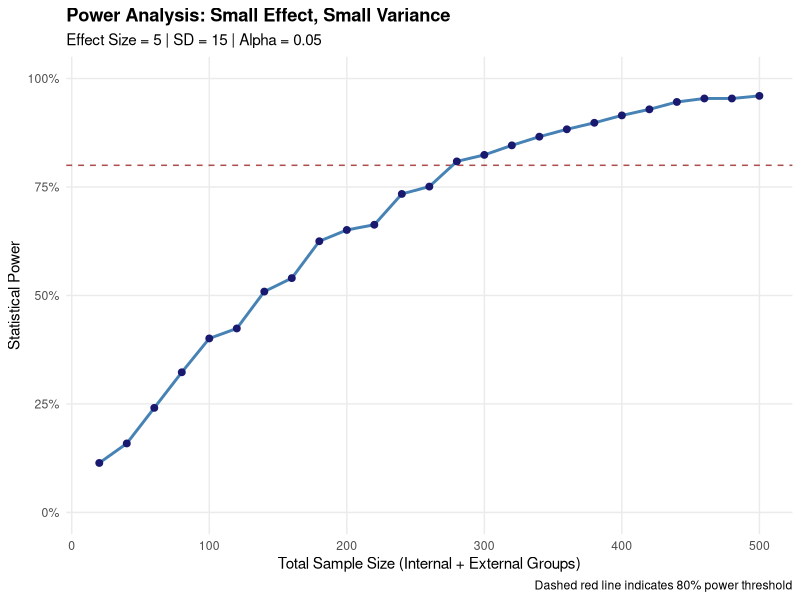
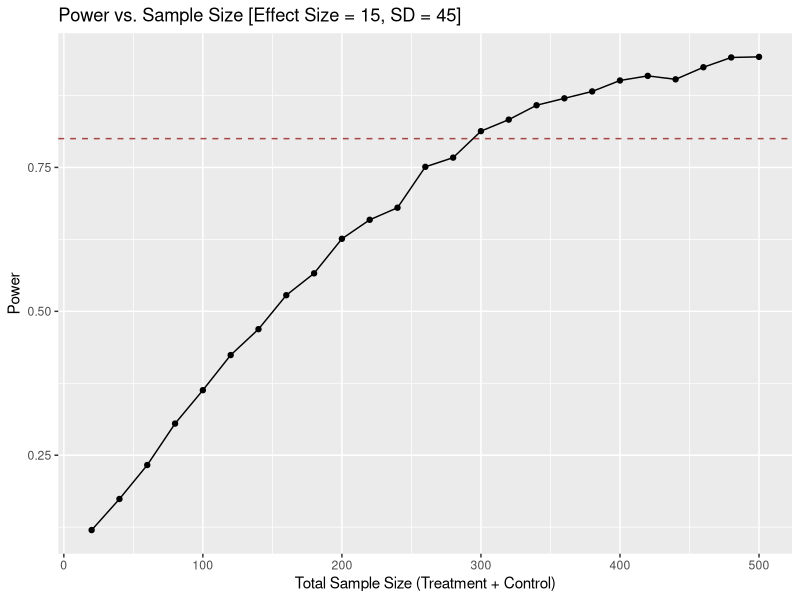
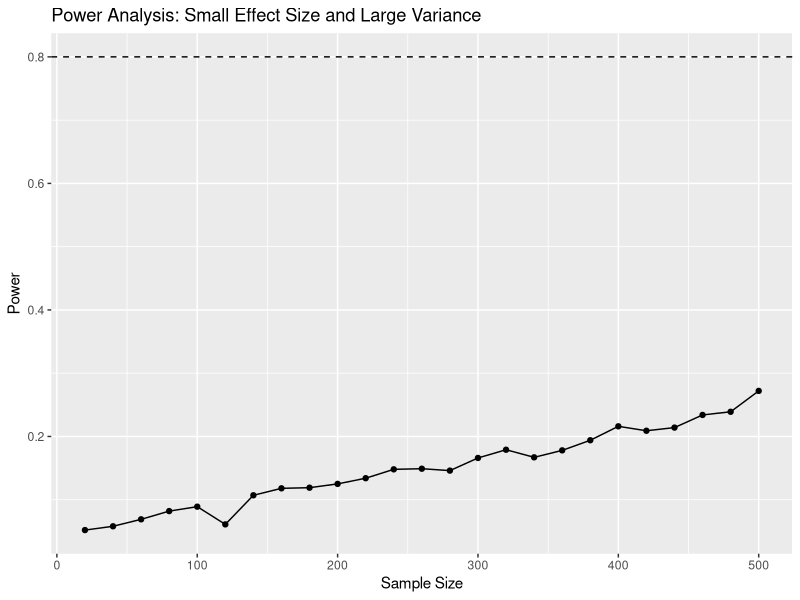
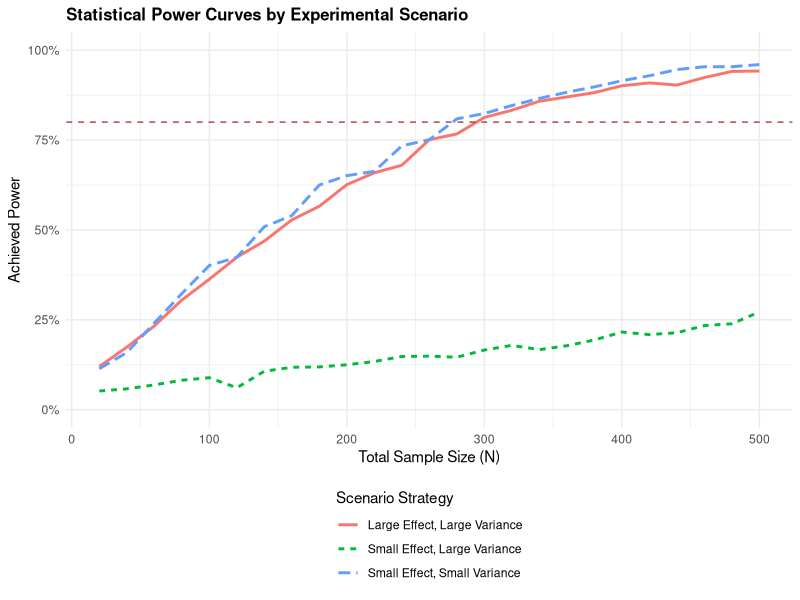

R code for these plots, in order:
## ---- chunk 1
knitr::opts_chunk$set(echo = FALSE, message = FALSE, warning = FALSE )

## ---- chunk 2
library(data.table)
library(sandwich)
library(lmtest)

library(ggplot2)
library(knitr)
## ---- chunk 3
set.seed(42)
library(data.table)
library(ggplot2)

# 1. set effect size and standard deviation
effect_size <- 5
sd <- 15
baseline_mean <- 96
alpha <- 0.05
n_simulations <- 1000 

samples <- seq(20, 500, by = 20)

# 2. construct power table
power_df <- data.table(
  total_sample_size = samples,
  power = numeric(length(samples))
)

# run sim
for (i in seq_along(samples)) {
  
  # Calculate group size for this iteration
  n_group <- samples[i] / 2 
  
  # Simulate the p-values directly
  sim_p_values <- replicate(n_simulations, {
    focus_internal <- rnorm(n_group, mean = baseline_mean, sd = sd)
    focus_external <- rnorm(n_group, mean = baseline_mean + effect_size, sd = sd)
    
    # Run the test and extract the p-value
    t.test(focus_external, focus_internal)$p.value
  })
  
  # Calculate statistical power
  current_power <- mean(sim_p_values < alpha)
  
  set(power_df, i, "power", current_power)
}

# 4. Visualize the Results
ggplot(power_df, aes(x = total_sample_size, y = power)) +
  geom_hline(yintercept = 0.80, linetype = "dashed", color = "darkred", alpha = 0.7) +
  geom_line(color = "steelblue", linewidth = 1) +
  geom_point(color = "midnightblue", size = 2) +
  scale_y_continuous(labels = scales::percent_format(accuracy = 1), limits = c(0, 1)) +
  labs(
    title = "Power Analysis: Small Effect, Small Variance",
    subtitle = sprintf("Effect Size = %d | SD = %d | Alpha = %.2f", effect_size, sd, alpha),
    x = "Total Sample Size (Internal + External Groups)",
    y = "Statistical Power",
    caption = "Dashed red line indicates 80% power threshold"
  ) +
  theme_minimal() +
  theme(
    plot.title = element_text(face = "bold"),
    panel.grid.minor = element_blank()
  )

power_data_nick <- power_df

## ---- chunk 4
library(data.table)
library(ggplot2)

set.seed(1234)

# start off by making a data frame with control and treatment data
# columns: focus_of_attention, 

df <- data.table(id = 1:300)

df[ , ':='(
  y0 = rnorm(.N, mean = 96, sd = 45),
  tau_external = rnorm(.N, mean = 15)
)]

df[ , focus_of_attention := sample(c('internal', 'external'), 
                                   size = .N, replace = TRUE)]

df[focus_of_attention == 'internal', Y := rnorm(.N, mean = 96, sd = 45)]
df[focus_of_attention == 'external', Y := rnorm(.N, mean = 111, sd = 45)]

# df[ , .(group_mean = mean(Y)), keyby = .(focus_of_attention)]

samples <- seq(20, 500, by = 20)

length_original <- length(df$Y)

data <- data.frame(
  sample_size = numeric(length(samples)),
  power = numeric(length(samples))
)

for (i in seq_along(samples)){
  group_size <- (samples[i] / 2) 
  data$sample_size[i] <- group_size * 2
  
  sim_p_values <- replicate(1000, {
    sample_treat   <- sample(df[df$focus_of_attention == 'external']$Y, 
                             size = group_size, 
                             replace = TRUE)
    sample_control <- sample(df[df$focus_of_attention == 'internal']$Y, 
                             size = group_size, 
                             replace = TRUE)
    
    t_test_sim <- t.test(sample_treat, sample_control)
    
    return(t_test_sim$p.value)
  })
  
  data$power[i] <- mean(sim_p_values < 0.05)
  
}

ggplot(data, aes(x = sample_size, y = power)) +
  geom_line() +
  geom_hline(yintercept = 0.80, linetype = "dashed", color = "darkred", alpha = 0.7) +
  geom_point() +
  labs(
    title = "Power vs. Sample Size [Effect Size = 15, SD = 45]",
    x = "Total Sample Size (Treatment + Control)",
    y = "Power"
  )

power_data_brent <- data

## ---- chunk 5
library(ggplot2)

set.seed(123)

# Small effect size, large variance scenario
effect_size <- 5
control_mean <- 60
sd_wall_sit <- 45

num_simulations <- 1000
sample_sizes <- seq(20, 500, by = 20)

power_estimates <- rep(NA, length(sample_sizes))

for(i in seq_along(sample_sizes)) {
  
  n_total <- sample_sizes[i]
  n_treat <- round(n_total / 2)
  n_control <- n_total - n_treat
  
  p_values <- replicate(
    num_simulations,
    {
      treatment_group <- rnorm(
        n_treat,
        mean = control_mean + effect_size,
        sd = sd_wall_sit
      )
      
      control_group <- rnorm(
        n_control,
        mean = control_mean,
        sd = sd_wall_sit
      )
      
      sample_data <- data.frame(
        wall_sit_time = c(treatment_group, control_group),
        external_focus = c(rep(1, n_treat), rep(0, n_control))
      )
      
      t.test(
        wall_sit_time ~ external_focus,
        data = sample_data
      )$p.value
    }
  )
  
  power_estimates[i] <- mean(p_values < 0.05)
}

power_df <- data.frame(
  sample_size = sample_sizes,
  power = power_estimates
)

power_df

ggplot(power_df, aes(x = sample_size, y = power)) +
  geom_line() +
  geom_point() +
  geom_hline(yintercept = 0.80, linetype = "dashed") +
  labs(
    title = "Power Analysis: Small Effect Size and Large Variance",
    x = "Sample Size",
    y = "Power"
  )
power_data_curtis <- power_df
## ---- chunk 6

combined_power_data <- rbind(
  data.frame(
    SampleSize = power_data_nick$total_sample_size, 
    Power      = power_data_nick$power, 
    Scenario   = "Small Effect, Small Variance"
  ),
  data.frame(
    SampleSize = power_data_brent$sample_size, 
    Power      = power_data_brent$power, 
    Scenario   = "Large Effect, Large Variance"
  ),
  data.frame(
    SampleSize = power_data_curtis$sample_size, 
    Power      = power_data_curtis$power, 
    Scenario   = "Small Effect, Large Variance"
  )
)

# Generate the plot
ggplot(combined_power_data, aes(x = SampleSize, y = Power, color = Scenario, linetype = Scenario)) +
  geom_line(linewidth = 1) +
  geom_hline(yintercept = 0.80, linetype = "dashed", color = "darkred", alpha = 0.7) +
  labs(
    title = "Statistical Power Curves by Experimental Scenario",
    x = "Total Sample Size (N)",
    y = "Achieved Power",
    color = "Scenario Strategy",
    linetype = "Scenario Strategy"
  ) +
  scale_y_continuous(labels = scales::percent_format(), limits = c(0, 1)) +
  theme_minimal() +
  theme(
    legend.position = "bottom",
    legend.direction = "vertical",
    plot.title = element_text(face = "bold", size = 12)
  )
